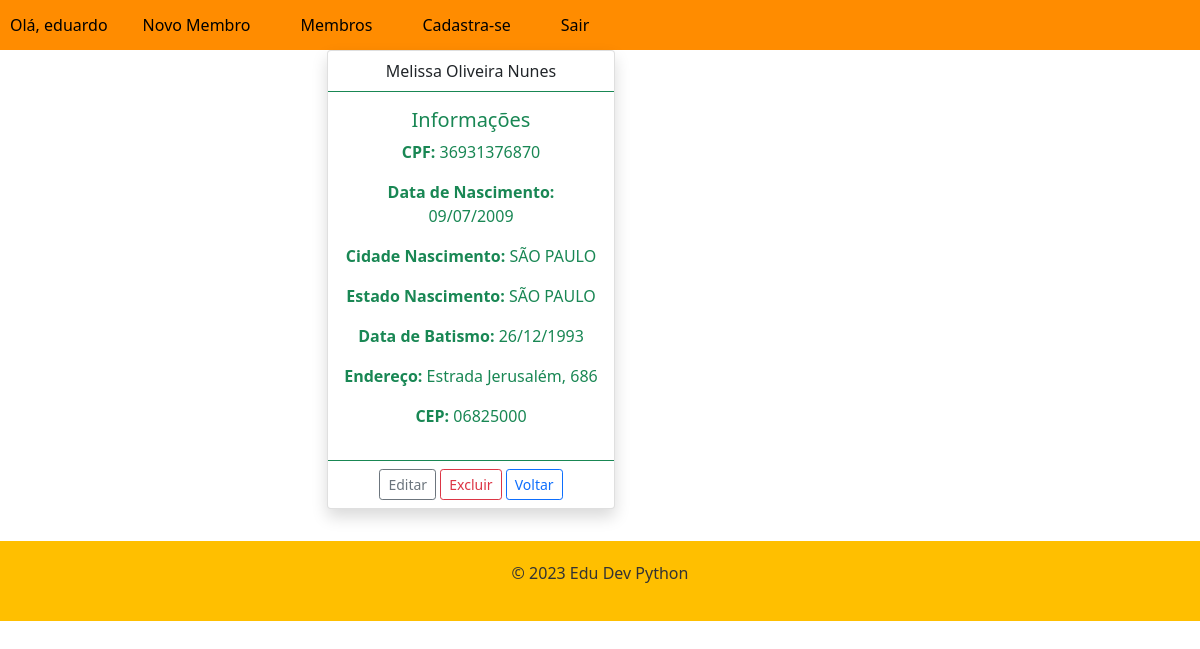
Screenshot of /member/12/ (signed in) with the database file from the repository.
### cadmember/models.py (models this page shows, shortened)
class Member(models.Model):
    id = models.AutoField(primary_key=True)
    name = models.CharField(max_length=200, blank=False, null=False, verbose_name='nome')
    cpf = models.CharField(max_length=11, blank=False, null=True, verbose_name="cpf")
    date_birth = models.DateField(null=False, blank=False, verbose_name='data_nascimento',default=" ")
    city_birth = models.ForeignKey(City, on_delete=models.PROTECT, related_name= 'cidade_nascimento', null=True)
    state_birth = models.ForeignKey(State, on_delete=models.PROTECT, related_name= "estado_nascimento", null= True)
    date_baptism = models.DateField(null=False, blank=False, verbose_name='data_batismo')
    address = models.CharField(max_length=200, blank=False, null=False, verbose_name='endereço')
    cep = models.CharField(max_length=8, blank=False, null=False, verbose_name='cep')

class City(models.Model):
    id = models.AutoField(primary_key=True)
    city = models.CharField(max_length=100, name='city')
    def __str__(self):
        return self.city

class State(models.Model):
    id = models.AutoField(primary_key=True)
    state = models.CharField(max_length=100, name='state')
    def __str__(self):
        return self.state

### cadmember/views.py (the view)
# urls.py: path('member/<int:pk>/', MemberDetailView.as_view(), name='member_detail'),
@method_decorator(login_required(login_url='login'), name='dispatch')
class MemberDetailView(DetailView):
     model = Member
     template_name ='member_detail.html'

### cadmember/templates/member_detail.html (shortened to what this page needs)
{% extends "base.html" %}
{% block content %}
    <head>
        <link href="https://cdn.jsdelivr.net/npm/bootstrap@5.0.2/dist/css/bootstrap.min.css" rel="stylesheet">
    </head>
    <div class="container">
        <div class="row">
            <div class="col-md-6 mx-auto text-center mb-3" >
                <div class="card text-bg-light mb-3 shadow" style="max-width: 18rem;">
                    <div class="card-header bg-transparent border-success">{{ object.name }}</div>
                    <div class="card-body text-success">
                        <h5 class="card-title">Informações</h5>
                        <p><strong>CPF:</strong> {{ object.cpf }}</p>
                        <p><strong>Data de Nascimento:</strong> {{ object.date_birth |date:"d/m/Y"}}</p>
                        <p><strong>Cidade Nascimento:</strong> {{ object.city_birth }}</p>
                        <p><strong>Estado Nascimento:</strong> {{ object.state_birth }}</p>
                        <p><strong>Data de Batismo:</strong> {{ object.date_baptism |date:"d/m/Y"}}</p>
                        <p><strong>Endereço:</strong> {{ object.address }}</p>
                        <p><strong>CEP:</strong> {{ object.cep }}</p>
                    </div>
                    <div class="card-footer bg-transparent border-success">
                        <a href="{% url 'member_update' pk=member.pk %}" class="btn btn-outline-secondary btn-sm">Editar</a>
                        <a href="{% url 'member_delete' pk=member.pk%}"  class="btn btn-outline-danger btn-sm">Excluir</a>
                        <a href="{% url 'members_list' %}" class="btn btn-outline-primary btn-sm">Voltar</a>
                    </div>
                </div>
            </div>
        </div>
    </div>
{% endblock content %}

### app/templates/base.html (shortened to what this page needs)
{% load static %}
<!DOCTYPE html>
<html lang="en">
<head>
  <link rel="stylesheet" href="{% static 'css/base.css' %}">
</head>
<body>
  <header>
    <nav>
     <ul>
        {% if user.is_authenticated%}
        <li>Olá, {{user.username }}</li>
        <li><a href="{% url 'new_member' %}">Novo Membro</a></li>
        <li><a href="{% url 'members_list' %}">Membros</a></li>
        <li><a href="{% url 'register' %}">Cadastra-se</a></li>
        {% endif%}
        {% if user.is_authenticated %}
        <li><a href="{% url 'logout' %}">Sair</a></li>
        {% endif %}
      </ul>
    </nav>
  </header>
  <main>
    {% block content %}
    {% endblock %}
  </main>
  <footer>
    <p>&copy; 2023 Edu Dev Python</p>
  </footer>
</body>
</html>

### static/css/base.css (style rules this page uses)
body { background-color: #f7f7f7; color: #333; margin: 0; padding: 0; }
header { background-color: #0096c7; color: #000000; text-align: center; }
footer { background-color: #ffbf00; color: #333; padding: 20px; text-align: center; }
nav { background-color: #ff8c00; color: #000000; height: 50px; display: flex; justify-content: space-between; align-items: center; }
nav ul { list-style: none; margin: 0; padding: 0; display: flex; }
nav ul li { margin: 0 10px; }
nav ul li a { color: #000000; text-decoration: none; font-size: 16px; padding: 15px; transition: all 0.3s ease; }

### rows the page displays
Member: name "Melissa Oliveira Nunes", cpf "36931376870", date_birth "09/07/2009", city_birth "SÃO PAULO", state_birth "SÃO PAULO", date_baptism "26/12/1993", address "Estrada Jerusalém, 686", cep "06825000"

### other values shown
{{ user.username }} "eduardo"
